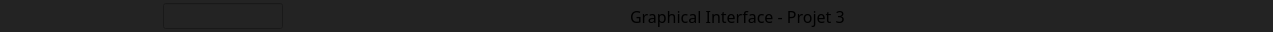
        <widget class="QWidget" name="title_widget" native="true">
         <property name="minimumSize">
          <size>
           <width>0</width>
           <height>32</height>
          </size>
         </property>
         <property name="maximumSize">
          <size>
           <width>16777215</width>
           <height>32</height>
          </size>
         </property>
         <property name="styleSheet">
          <string notr="true">QWidget{
	background-color: rgb(35, 35, 35);
}
QPushButton{
	border: none;
}
QPushButton:hover{
	
	background-color: rgb(80, 80, 80);
}</string>
         </property>
         <layout class="QHBoxLayout" name="horizontalLayout_4">
          <property name="topMargin">
           <number>0</number>
          </property>
          <property name="bottomMargin">
           <number>0</number>
          </property>
          <item>
           <widget class="QPushButton" name="SidebarBtn">
            <property name="text">
             <string/>
            </property>
            <property name="icon">
             <iconset resource="resources.qrc">
              <normaloff>:/images/menu.png</normaloff>:/images/menu.png</iconset>
            </property>
            <property name="iconSize">
             <size>
              <width>28</width>
              <height>28</height>
             </size>
            </property>
            <property name="checkable">
             <bool>true</bool>
            </property>
           </widget>
          </item>
          <item>
           <widget class="QPushButton" name="resetLeftBtn">
            <property name="text">
             <string/>
            </property>
            <property name="icon">
             <iconset resource="resources.qrc">
              <normaloff>:/images/reset_left.png</normaloff>:/images/reset_left.png</iconset>
            </property>
            <property name="iconSize">
             <size>
              <width>24</width>
              <height>24</height>
             </size>
            </property>
            <property name="checkable">
             <bool>true</bool>
            </property>
           </widget>
          </item>
          <item>
           <widget class="QPushButton" name="resetRightBtn">
            <property name="text">
             <string/>
            </property>
            <property name="icon">
             <iconset resource="resources.qrc">
              <normaloff>:/images/reset_right.png</normaloff>:/images/reset_right.png</iconset>
            </property>
            <property name="iconSize">
             <size>
              <width>24</width>
              <height>24</height>
             </size>
            </property>
            <property name="checkable">
             <bool>true</bool>
            </property>
           </widget>
          </item>
          <item>
           <widget class="QPushButton" name="abortBtn">
            <property name="text">
             <string/>
            </property>
            <property name="icon">
             <iconset resource="resources.qrc">
              <normaloff>:/images/abort.png</normaloff>:/images/abort.png</iconset>
            </property>
            <property name="iconSize">
             <size>
              <width>24</width>
              <height>24</height>
             </size>
            </property>
            <property name="checkable">
             <bool>true</bool>
            </property>
           </widget>
          </item>
          <item>
           <widget class="QLineEdit" name="devLineEdit">
            <property name="minimumSize">
             <size>
              <width>120</width>
              <height>26</height>
             </size>
            </property>
           </widget>
          </item>
          <item>
           <widget class="QPushButton" name="devBtn">
            <property name="text">
             <string/>
            </property>
            <property name="icon">
             <iconset resource="resources.qrc">
              <normaloff>:/images/send.png</normaloff>:/images/send.png</iconset>
            </property>
            <property name="iconSize">
             <size>
              <width>24</width>
              <height>24</height>
             </size>
            </property>
            <property name="checkable">
             <bool>true</bool>
            </property>
           </widget>
          </item>
          <item>
           <spacer name="horizontalSpacer_6">
            <property name="orientation">
             <enum>Qt::Orientation::Horizontal</enum>
            </property>
            <property name="sizeHint" stdset="0">
             <size>
              <width>303</width>
              <height>20</height>
             </size>
            </property>
           </spacer>
          </item>
          <item>
           <widget class="QLabel" name="label_4">
            <property name="font">
             <font>
              <family>Ruda</family>
              <pointsize>12</pointsize>
             </font>
            </property>
            <property name="text">
             <string>Graphical Interface - Projet 3</string>
            </property>
           </widget>
          </item>
          <item>
           <spacer name="horizontalSpacer">
            <property name="orientation">
             <enum>Qt::Orientation::Horizontal</enum>
            </property>
            <property name="sizeHint" stdset="0">
             <size>
              <width>303</width>
              <height>20</height>
             </size>
            </property>
           </spacer>
          </item>
          <item>
           <widget class="QPushButton" name="MinimizeBtn">
            <property name="minimumSize">
             <size>
              <width>32</width>
              <height>32</height>
             </size>
            </property>
            <property name="text">
             <string/>
            </property>
            <property name="icon">
             <iconset resource="resources.qrc">
              <normaloff>:/images/minimize.png</normaloff>:/images/minimize.png</iconset>
            </property>
            <property name="iconSize">
             <size>
              <width>20</width>
              <height>20</height>
             </size>
            </property>
           </widget>
          </item>
          <item>
           <widget class="QPushButton" name="MaximizeBtn">
            <property name="minimumSize">
             <size>
              <width>32</width>
              <height>32</height>
             </size>
            </property>
            <property name="text">
             <string/>
            </property>
            <property name="icon">
             <iconset resource="resources.qrc">
              <normaloff>:/images/maximize.png</normaloff>:/images/maximize.png</iconset>
            </property>
            <property name="iconSize">
             <size>
              <width>20</width>
              <height>20</height>
             </size>
            </property>
            <property name="checkable">
             <bool>true</bool>
            </property>
           </widget>
          </item>
          <item>
           <widget class="QPushButton" name="CloseBtn">
            <property name="minimumSize">
             <size>
              <width>32</width>
              <height>32</height>
             </size>
            </property>
            <property name="text">
             <string/>
            </property>
            <property name="icon">
             <iconset resource="resources.qrc">
              <normaloff>:/images/close.png</normaloff>:/images/close.png</iconset>
            </property>
            <property name="iconSize">
             <size>
              <width>20</width>
              <height>20</height>
             </size>
            </property>
           </widget>
          </item>
         </layout>
        </widget>
